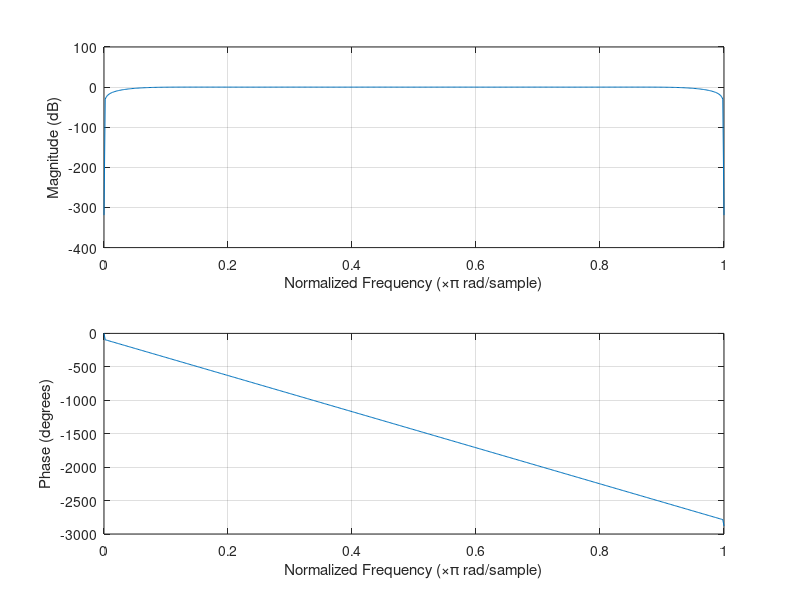
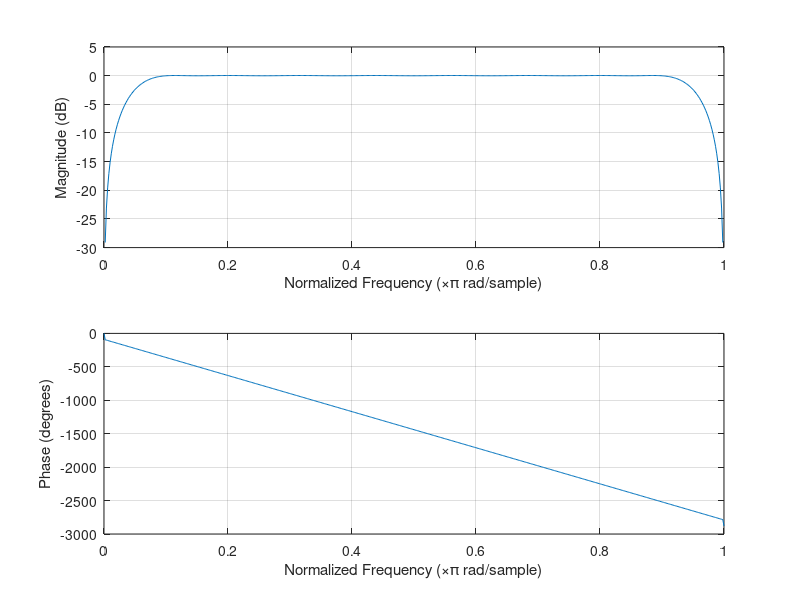

Reproduce these figures in MATLAB, in order.
%% Hilbert transformer
clear, clc, close all

L = 31;
M = L -1;

n = -M/2:M/2;
hd = 2/pi*((sin(pi*n/2)).^2)./n;
hd(n == 0) = 0;

hwin = hd.*hamming(M+1).';

freqz(hwin, 1)


hpm = firpm(M, [0.1 0.9], [1 1], 'hilbert');
figure, freqz(hpm, 1)
